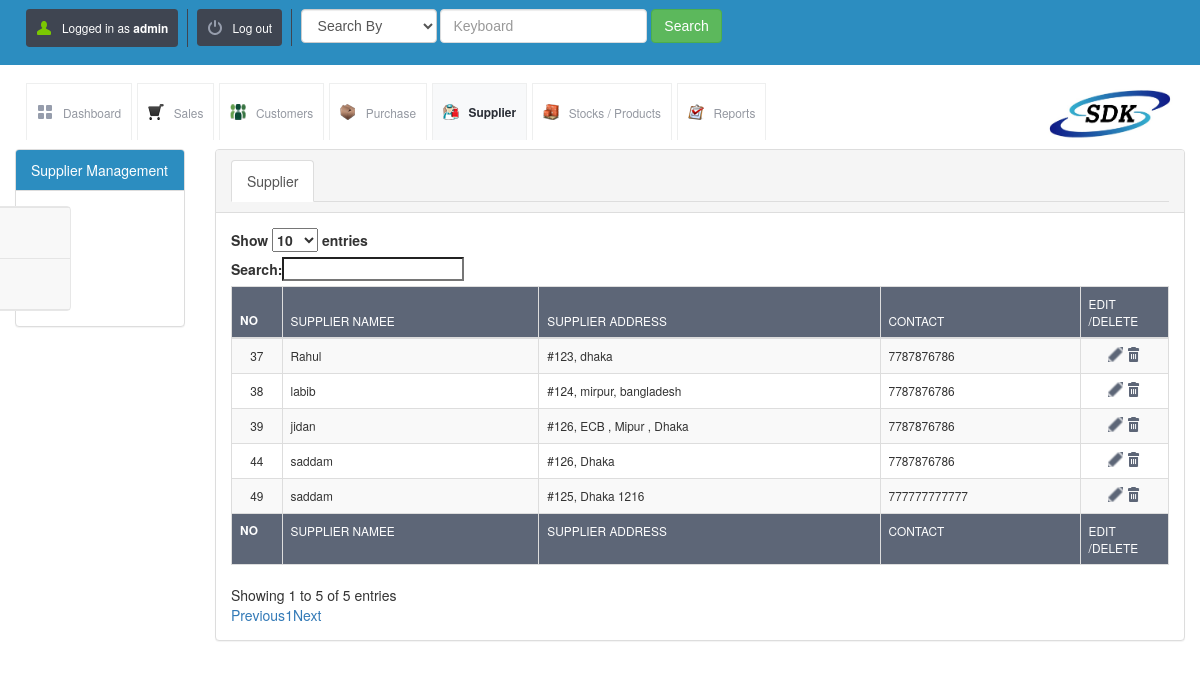
The page /view_supplier.php (signed in) on the database its author committed.
### tables this page shows
CREATE TABLE `supplier_details` (
  `id` int(10) UNSIGNED NOT NULL,
  `supplier_name` varchar(200) NOT NULL,
  `supplier_address` varchar(500) NOT NULL,
  `supplier_contact1` varchar(100) NOT NULL,
  `supplier_contact2` varchar(100) DEFAULT NULL,
  `balance` int(11) DEFAULT '0'
);

### config.php (called while the page is built)
<?php $config["database"] = "SDK"; $config["host"]= "localhost";$config["username"]= "root"; $config["password"]= "";?>

### lib/db.class.php (called while the page is built, shortened)
<?php
  class DB
  {
    function DB($base, $server, $user, $pass)
    {
      $this->connection = mysqli_connect($server, $user, $pass, $base);
    }
    function getMicroTime()
    {
      list($msec, $sec) = explode(' ', microtime());
      return floor($sec / 1000) + $msec;
    }
  }
?>

### init.php (called while the page is built, shortened)
<?php
include("lib/db.class.php");
$db = new DB($config['database'], $config['host'], $config['username'], $config['password']);
?>

### view_supplier.php (the view, shortened to what this page needs)
<?php include("master_head.php"); ?>
<div class="container-fluid">
    <div class="row">
           <div class="col-md-2">
            <div class="panel panel-default">
              <div class="panel-heading epanel">Supplier Management</div>
              <div class="panel-body">
              <nav class="navbar navbar-default sidebar" role="navigation">
                <div class="collapse navbar-collapse" id="bs-sidebar-navbar-collapse-1">
                  <ul class="nav navbar-nav">
                        <li><a href="add_supplier.php">Add Supplier</a></li>
                        <li><a href="view_supplier.php">View Supplier</a></li>
                  </ul>
                </div>
            </nav>
              </div>
            </div>
        </div>
        <div class="col-md-10">
        <div class="panel panel-default">
              <div class="panel-heading">
              <ul class="nav nav-tabs" role="tablist">
                  <li class="active">
                    <a href="#supplier" role="tab" data-toggle="tab">Supplier</a>
                  </li>
                </ul>
              </div>
              <div class="panel-body">
               <div class="tab-content">
                  <div class="tab-pane active" id="supplier">
                 <table id="example" class="table table-striped table-bordered dt-responsive nowrap" cellspacing="0" width="100%">
                        <thead>
                        <tr>
                            <th>No</th>
                            <th>Supplier Namee</th>
                            <th>Supplier Address</th>
                            <th>Contact</th>
                            <th>Edit /Delete</th>
                        </tr>
                        </thead>
                        <tfoot>
                        <tr>
                            <th>No</th>
                            <th>Supplier Namee</th>
                            <th>Supplier Address</th>
                            <th>Contact</th>
                            <th>Edit /Delete</th>
                        </tr>
                        </tfoot>
                        <tbody>
                        <?php
                        $sql = "SELECT * FROM supplier_details";
                        $result = mysqli_query($db->connection, $sql);
                        while ($row = mysqli_fetch_array($result)) {
                            ?>
                            <tr>
                                <td> <?php echo $row['id']; ?></td>
                                <td> <?php echo  $row['supplier_name']; ?></td>
                                <td> <?php echo $row['supplier_address']; ?></td>
                                <td> <?php echo $row['supplier_contact1']; ?></td>
                                <td>
                                    <a href="update_supplier.php?sid=<?php echo $row['id']; ?>&table=supplier_details"
                                       class="table-actions-button ic-table-edit">
                                    </a>
                                    <a onclick="return confirmSubmit()"
                                       href="delete.php?id=<?php echo $row['id']; ?>&table=supplier_details"
                                       class="table-actions-button ic-table-delete"></a>
                                </td>
                            </tr>
                        <?php  } ?>
                        </tbody>
                    </table>
                  </div>
                </div>
              </div>
            </div>
        </div>
    </div>
</div>
</body>
</html>

### css/style.css (style rules this page uses)
*, html, body, div, dl, dt, dd, ul, ol, li, h1, h2, h3, h4, h5, h6, pre, form, label, fieldset, input, p, blockquote, th, td { margin: 0; padding: 0; }
table { border-collapse: collapse; border-spacing: 0; }
address, caption, cite, code, dfn, em, strong, th, var { font-style: normal; font-weight: normal; }
caption, th { text-align: left; }
a { text-decoration: none; }
body { font-size: 1em; }
body, form { font-family: "Droid Sans", Helvetica, Arial, sans-serif; line-height: 1.125em; }
p, .button, form input, ul#nav li ul, ul#tabs, div.side-menu ul li a, table, .information-box, .confirmation-box, .error-box, .error-message, .warning-box, ol, .regular-ul, .custom-ul, blockquote, cite { font-size: 0.85em; }
a { color: #2069b4; }
.ic-table-edit { background-image: url("../images/icons/table/actions-edit.png"); }
.ic-table-delete { background-image: url("../images/icons/table/actions-delete.png"); }
table { width: 100%; margin-bottom: 1.25em; }
table th { background-color: #5d6677; color: white; text-transform: uppercase; padding: 1.25em 0 1.25em 1.25em; border-left: 1px solid #747c8a; }
table tbody td { padding: 0.833em 0 0.833em 1.25em; border-left: 1px solid white; border-bottom: 1px solid #f8f9fa; }
table tbody tr:nth-child(odd) { background-color: #f8f9fa; }
table td:first-child, table th:first-child { width: 4em ; text-align: center; padding: 0; border: none; border-bottom: 1px solid #f8f9fa; }
table td:last-child, table th:last-child { width: 7em; text-align: center; padding: 0; }
a.table-actions-button { width: 1.25em; height: 1.25em; display: inline-block; background-position: center center; }
table.form td:first-child, table th:first-child { width: 4em ; text-align: left; font-weight:900; padding: 0; padding-left: 10px; border: none; border-bottom: 1px solid #f8f9fa; }
table.form td:last-child, table th:last-child { width: 7em; text-align: left; padding: 0; padding-left: 10px; padding: 0; }

### css/estyle.css (style rules this page uses)
body,html { height: 100%; }
nav.sidebar, .main { -webkit-transition: margin 200ms ease-out; -moz-transition: margin 200ms ease-out; -o-transition: margin 200ms ease-out; transition: margin 200ms ease-out; }
@media (min-width: 765px) { nav.sidebar a { padding-right: 13px; } }
@media (min-width: 765px) { nav.sidebar .navbar-nav > li:first-child { border-top: 1px #e5e5e5 solid; } }
@media (min-width: 765px) { nav.sidebar .navbar-nav > li { border-bottom: 1px #e5e5e5 solid; } }
@media (min-width: 765px) { nav.sidebar .navbar-collapse, nav.sidebar .container-fluid { padding: 0 0px 0 0px; } }
@media (min-width: 765px) { nav.sidebar { width: 200px; height: 100%; margin-left: -160px; float: left; margin-bottom: 0px; } }
@media (min-width: 765px) { nav.sidebar li { width: 100%; } }
div.panel-heading.epanel { background-color: #2C8DC0; color: white; }

### rows shown on the page
supplier_details: id "37", supplier_name "Rahul", supplier_address "#123, dhaka", supplier_contact1 "7787876786"
supplier_details: id "38", supplier_name "labib", supplier_address "#124, mirpur, bangladesh", supplier_contact1 "7787876786"
supplier_details: id "39", supplier_name "jidan", supplier_address "#126, ECB , Mipur , Dhaka", supplier_contact1 "7787876786"
supplier_details: id "44", supplier_name "saddam", supplier_address "#126, Dhaka", supplier_contact1 "7787876786"
supplier_details: id "49", supplier_name "saddam", supplier_address "#125, Dhaka 1216", supplier_contact1 "777777777777"

### other values the page prints
$POSNIC['username'] "admin"
